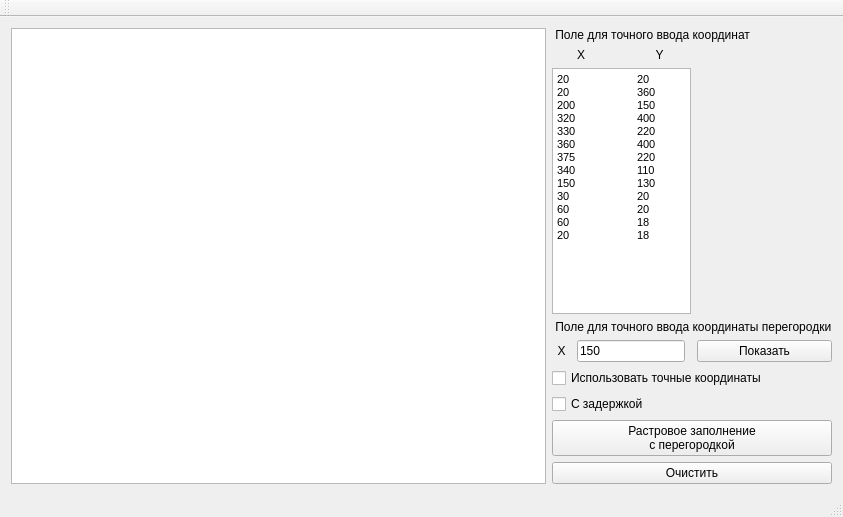
<?xml version="1.0" encoding="UTF-8"?>
<ui version="4.0">
 <class>MainWindow</class>
 <widget class="QMainWindow" name="MainWindow">
  <property name="geometry">
   <rect>
    <x>0</x>
    <y>0</y>
    <width>843</width>
    <height>517</height>
   </rect>
  </property>
  <property name="windowTitle">
   <string>Лабораторная 5</string>
  </property>
  <widget class="QWidget" name="centralWidget">
   <layout class="QHBoxLayout" name="horizontalLayout" stretch="2,1">
    <item>
     <widget class="QGraphicsView" name="graphicsView"/>
    </item>
    <item>
     <layout class="QGridLayout" name="gridLayout" columnstretch="1,0,0,7">
      <item row="2" column="0" colspan="3">
       <widget class="QTextEdit" name="textEdit">
        <property name="html">
         <string>&lt;!DOCTYPE HTML PUBLIC &quot;-//W3C//DTD HTML 4.0//EN&quot; &quot;http://www.w3.org/TR/REC-html40/strict.dtd&quot;&gt;
&lt;html&gt;&lt;head&gt;&lt;meta name=&quot;qrichtext&quot; content=&quot;1&quot; /&gt;&lt;style type=&quot;text/css&quot;&gt;
p, li { white-space: pre-wrap; }
&lt;/style&gt;&lt;/head&gt;&lt;body style=&quot; font-family:'MS Shell Dlg 2'; font-size:8.25pt; font-weight:400; font-style:normal;&quot;&gt;
&lt;p style=&quot; margin-top:0px; margin-bottom:0px; margin-left:0px; margin-right:0px; -qt-block-indent:0; text-indent:0px;&quot;&gt;20	20&lt;/p&gt;
&lt;p style=&quot; margin-top:0px; margin-bottom:0px; margin-left:0px; margin-right:0px; -qt-block-indent:0; text-indent:0px;&quot;&gt;20	360&lt;/p&gt;
&lt;p style=&quot; margin-top:0px; margin-bottom:0px; margin-left:0px; margin-right:0px; -qt-block-indent:0; text-indent:0px;&quot;&gt;200	150&lt;/p&gt;
&lt;p style=&quot; margin-top:0px; margin-bottom:0px; margin-left:0px; margin-right:0px; -qt-block-indent:0; text-indent:0px;&quot;&gt;320	400&lt;/p&gt;
&lt;p style=&quot; margin-top:0px; margin-bottom:0px; margin-left:0px; margin-right:0px; -qt-block-indent:0; text-indent:0px;&quot;&gt;330	220	&lt;/p&gt;
&lt;p style=&quot; margin-top:0px; margin-bottom:0px; margin-left:0px; margin-right:0px; -qt-block-indent:0; text-indent:0px;&quot;&gt;360	400&lt;/p&gt;
&lt;p style=&quot; margin-top:0px; margin-bottom:0px; margin-left:0px; margin-right:0px; -qt-block-indent:0; text-indent:0px;&quot;&gt;375	220&lt;/p&gt;
&lt;p style=&quot; margin-top:0px; margin-bottom:0px; margin-left:0px; margin-right:0px; -qt-block-indent:0; text-indent:0px;&quot;&gt;340	110&lt;/p&gt;
&lt;p style=&quot; margin-top:0px; margin-bottom:0px; margin-left:0px; margin-right:0px; -qt-block-indent:0; text-indent:0px;&quot;&gt;150	130&lt;/p&gt;
&lt;p style=&quot; margin-top:0px; margin-bottom:0px; margin-left:0px; margin-right:0px; -qt-block-indent:0; text-indent:0px;&quot;&gt;30	20&lt;/p&gt;
&lt;p style=&quot; margin-top:0px; margin-bottom:0px; margin-left:0px; margin-right:0px; -qt-block-indent:0; text-indent:0px;&quot;&gt;60	20&lt;/p&gt;
&lt;p style=&quot; margin-top:0px; margin-bottom:0px; margin-left:0px; margin-right:0px; -qt-block-indent:0; text-indent:0px;&quot;&gt;60	18&lt;/p&gt;
&lt;p style=&quot; margin-top:0px; margin-bottom:0px; margin-left:0px; margin-right:0px; -qt-block-indent:0; text-indent:0px;&quot;&gt;20	18&lt;/p&gt;&lt;/body&gt;&lt;/html&gt;</string>
        </property>
       </widget>
      </item>
      <item row="1" column="1">
       <layout class="QHBoxLayout" name="horizontalLayout_3">
        <item>
         <widget class="QLabel" name="label_6">
          <property name="text">
           <string>X</string>
          </property>
          <property name="alignment">
           <set>Qt::AlignLeading|Qt::AlignLeft|Qt::AlignVCenter</set>
          </property>
         </widget>
        </item>
        <item>
         <widget class="QLabel" name="label_5">
          <property name="text">
           <string>Y</string>
          </property>
          <property name="alignment">
           <set>Qt::AlignCenter</set>
          </property>
         </widget>
        </item>
       </layout>
      </item>
      <item row="0" column="0" colspan="4">
       <widget class="QLabel" name="label">
        <property name="text">
         <string> Поле для точного ввода координат</string>
        </property>
       </widget>
      </item>
      <item row="3" column="0" colspan="4">
       <widget class="QLabel" name="label_2">
        <property name="text">
         <string> Поле для точного ввода координаты перегородки</string>
        </property>
       </widget>
      </item>
      <item row="4" column="0">
       <widget class="QLabel" name="label_3">
        <property name="text">
         <string>X</string>
        </property>
        <property name="alignment">
         <set>Qt::AlignCenter</set>
        </property>
       </widget>
      </item>
      <item row="4" column="1">
       <widget class="QLineEdit" name="lineEdit">
        <property name="text">
         <string>150</string>
        </property>
       </widget>
      </item>
      <item row="5" column="0" colspan="4">
       <widget class="QCheckBox" name="checkAccurancy">
        <property name="text">
         <string>Использовать точные координаты</string>
        </property>
       </widget>
      </item>
      <item row="6" column="0" colspan="2">
       <widget class="QCheckBox" name="checkDelay">
        <property name="text">
         <string>С задержкой</string>
        </property>
       </widget>
      </item>
      <item row="7" column="0" colspan="4">
       <widget class="QPushButton" name="btnRastr">
        <property name="text">
         <string>Растровое заполнение
с перегородкой</string>
        </property>
       </widget>
      </item>
      <item row="8" column="0" colspan="4">
       <widget class="QPushButton" name="btnClear">
        <property name="text">
         <string>Очистить</string>
        </property>
       </widget>
      </item>
      <item row="4" column="3">
       <widget class="QPushButton" name="btnPartition">
        <property name="text">
         <string>Показать</string>
        </property>
       </widget>
      </item>
     </layout>
    </item>
   </layout>
  </widget>
  <widget class="QMenuBar" name="menuBar">
   <property name="geometry">
    <rect>
     <x>0</x>
     <y>0</y>
     <width>843</width>
     <height>21</height>
    </rect>
   </property>
  </widget>
  <widget class="QToolBar" name="mainToolBar">
   <attribute name="toolBarArea">
    <enum>TopToolBarArea</enum>
   </attribute>
   <attribute name="toolBarBreak">
    <bool>false</bool>
   </attribute>
  </widget>
  <widget class="QStatusBar" name="statusBar"/>
 </widget>
 <layoutdefault spacing="6" margin="11"/>
 <resources/>
 <connections/>
</ui>
